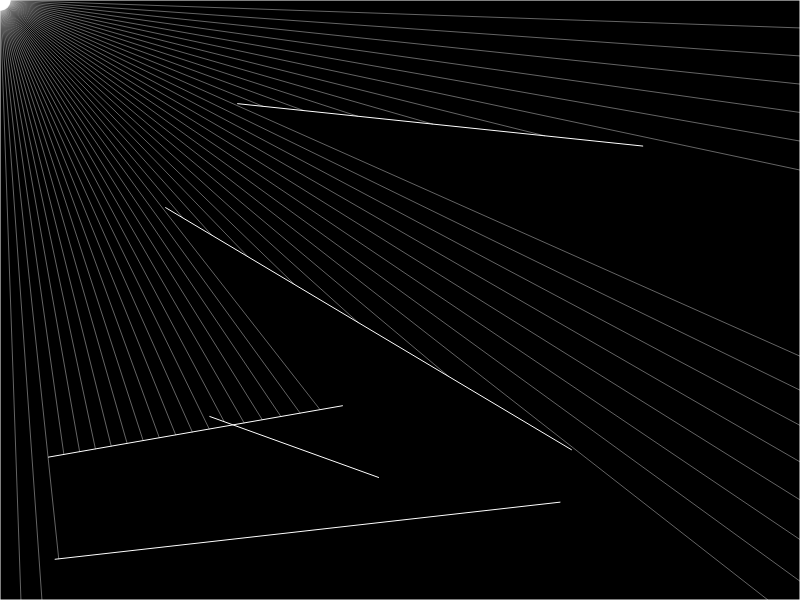
Frame 1 (no input)
Frame 60 (no input): identical to frame 1, image omitted
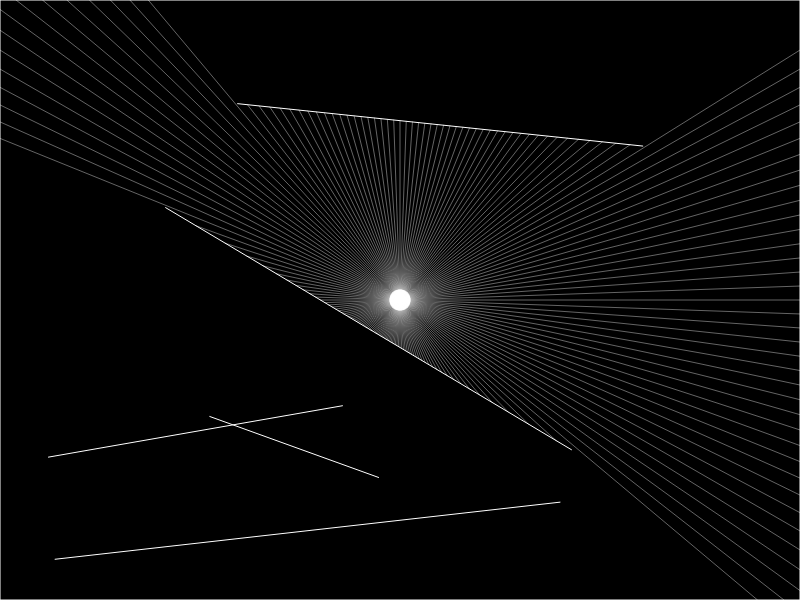
Frame 120 (the mouse pressed at the canvas centre since frame 60)

The p5.js sketch that drew these frames (run headless with seeded random() and noise() and a simulated clock; from frame 60 on, the mouse is pressed at the canvas centre):

// p5.js sketch
// ── sketch.js
let boundaries = [];
let particle;

function setup() {
  createCanvas(screen.width, screen.height);
  for (let i = 0; i < 5; i++) {
    const x1 = random(width);
    const x2 = random(width);
    const y1 = random(height);
    const y2 = random(height);
    boundaries.push(Boundary(x1, y1, x2, y2));
  }
  boundaries.push(Boundary(0, 0, width, 0));
  boundaries.push(Boundary(width, 0, width, height));
  boundaries.push(Boundary(width, height, 0, height));
  boundaries.push(Boundary(0, height, 0, 0));
  particle = Particle();
}

function draw() {
  background(0);
  for (let boundary of boundaries) {
    boundary.show();
  }
  particle.update(mouseX, mouseY);
  particle.show();
  particle.look(boundaries);
}

// ── boundary.js
function Boundary(x1, y1, x2, y2) {
  const a = createVector(x1, y1);
  const b = createVector(x2, y2);
  return {
    get a() {
      return a;
    },
    get b() {
      return b;
    },
    show() {
      stroke(255);
      line(a.x, a.y, b.x, b.y);
    }
  };
}

// ── particle.js
function Particle() {
  const pos = createVector(width / 2, height / 2);
  const rays = [];
  for (let i = 0; i < 360; i += 2) {
    rays.push(Ray(pos, radians(i)));
  }
  return {
    show() {
      fill(255);
      ellipse(pos.x, pos.y, 4);
      for (let i = 0; i < rays.length; i++) {
        rays[i].show();
      }
    },
    look(boundaries) {
      rays.forEach(ray => {
        const { closest } = boundaries.reduce((acc, boundary) => {
          const point = ray.cast(boundary);
          if (point) {
            const distance = p5.Vector.dist(pos, point);
            if (distance < acc.record) {
              return {
                record: distance,
                closest: point,
              }
            }
          }
          return acc;
        }, { closest: null, record: Infinity });
        if (closest) {
          stroke(255, 100);
          line(pos.x, pos.y, closest.x, closest.y);
        }
      })
    },
    update(x, y) {
      pos.set(x, y);
    }
  };
}

// ── ray.js
function Ray(position, angle) {
  const pos = position;
  const dir = p5.Vector.fromAngle(angle);

  return {
    show() {
      stroke(255);
      push();
      translate(pos.x, pos.y);
      line(0, 0, dir.x * 10, dir.y * 10);
      pop();
    },
    lookAt(x, y) {
      dir.x = x - pos.x;
      dir.y = y - pos.y;
      dir.normalize();
    },
    cast(boundary) {
      const x1 = boundary.a.x;
      const y1 = boundary.a.y;
      const x2 = boundary.b.x;
      const y2 = boundary.b.y;

      const x3 = pos.x;
      const y3 = pos.y;
      const x4 = pos.x + dir.x;
      const y4 = pos.y + dir.y;

      const den = (x1 - x2) * (y3 - y4) - (y1 - y2) * (x3 - x4);
      if (den === 0) {
        return;
      }

      const t = ((x1 - x3) * (y3 - y4) - (y1 - y3) * (x3 - x4)) / den;
      const u = -((x1 - x2) * (y1 - y3) - (y1 - y2) * (x1 - x3)) / den;

      if (t > 0 && t < 1 && u > 0) {
        const point = createVector();
        point.x = x1 + t * (x2 - x1);
        point.y = y1 + t * (y2 - y1);
        return point;
      }
    },
  };
}
